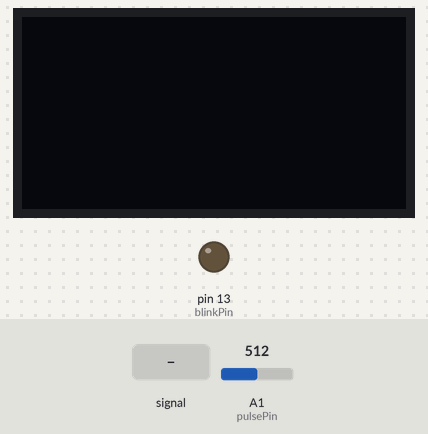
Simulated run of this sketch. Board: Arduino Uno, built with avr-gcc and run on an emulated ATmega328P. Parts: 128×64 one-colour display, output pins drawn as LEDs (lit = HIGH). The inputs (shaded band) are chosen by the test bench; at power-on: A1 (pulsePin) = 512.

Above: at 1.4 s.
1.5 s: A1 (pulsePin) fed a 2 Hz sine of ±306 counts around its level
At 2.92 s:
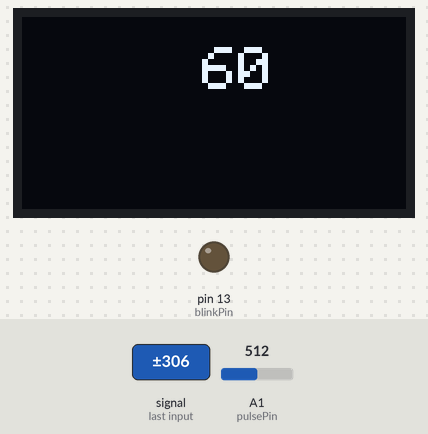
4.2 s: A1 (pulsePin) fed a 200 Hz sine of ±81 counts around its level
At 4.97 s:
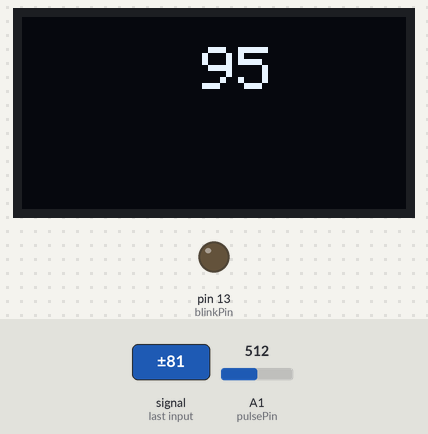
5.8 s: A1 (pulsePin) set to 522
At 6.8 s:
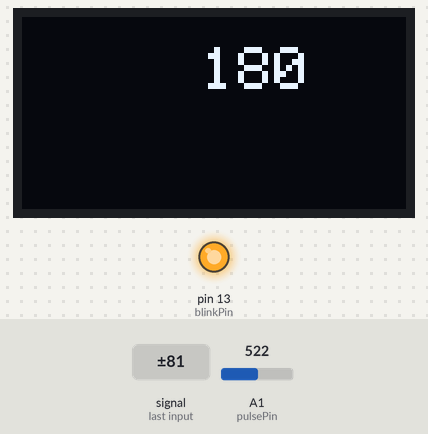
Timing chart, 0 to 8.8 s (numbered marks = the images above; inputs shaded):
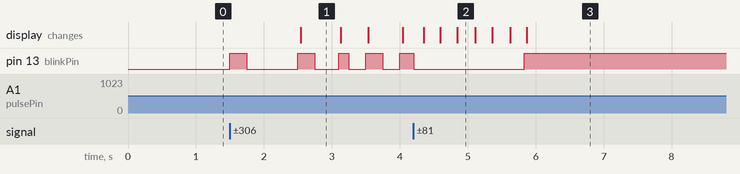

The sketch:

ArduinoUno_PulseSensor_SerialCom.ino
```cpp
//LATEST SUCCESSSFULL
//  Degiskenler

/* OLED */
#include <SPI.h>
#include <Wire.h>
#include <Adafruit_GFX.h>
#include <Adafruit_SSD1306.h>

#define OLED_RESET 4
Adafruit_SSD1306 display(OLED_RESET);
/* OLED*/

int pulsePin = 1;                 // Pulse Sensor sinyal baglanti yeri : A0
int blinkPin = 13;                // Kalp atislarini gosteren blink LED

// Buradaki degiskenler Volatile cunku Interrupt fonksiyonunda kullanilmaktadirlar
volatile int BPM;                   // Dakikada Kalp Atisini gormek icin degisken
volatile int Signal;                // Sensorden okunan analog deger
volatile int IBI = 600;             // Iki kalp atisi arasini olcmek icin gerekli degisken
volatile boolean Pulse = false;     // kalp atisinin oldugu veya olmadigi durumlari gosteren degisken
volatile boolean QS = false;        // kalp atisinin oldugu veya olmadigi durumlari gosteren degisken


unsigned short int counter=0;       // Ortalama kalp atisi bulmak icin
unsigned short int X =0;            // Ortalama BPM toplamini ifade eder
volatile unsigned short int kn = 0;      // kontrol degiskenimiz, Serial iletisimde gorsel aciklama icin


void setup(){

  pinMode(blinkPin,OUTPUT);         // Kalp atisini gosteren portu cikis olarak ata

//  digitalWrite(heartAttack, LOW);
//Serial.begin(115200);             // Serial baglanti hizi
  interruptSetup();                 // Interrupt alt fonksiyonunu set eder

 analogReference(DEFAULT);   // A-REF pinini sensoru besleyen kaynaga baglamak sureti ile kullanilan harici Kuantalama mekanizmasi
  // Biz arduino uzerindeki kaynaktan (5V) sensoru besledigimiz icin yukaridaki satiri comment halinde birakiyoruz.

 display.begin(SSD1306_SWITCHCAPVCC, 0x3C);  // initialize with the I2C addr 0x3D (for the 128x64)
  // init done
  display.clearDisplay();
  display.display();
  delay(200);
}

void loop(){

 // sendDataToProcessing('S', Signal);     // Burada okunan analog degerin kuantalanmasi ile (2^10) cikan sinyal degeridir

  if (QS == true)
  {                       // Burada eger interrupt fonksiyonumuz bir kalp atisi hissederse if statement'a girilecektir
        sendDataToProcessing('B',BPM);   // Burada BPM gorulecektir
        QS = false;                      // if statement surekli olarak dongude kalmamasi icin QS degeri degistirildi
   }
  delay(20);                             //  cihazi beklemeye al (20 ms)
}


void sendDataToProcessing(char symbol, int data ){
 if(BPM>=40)
 {
  /*  Serial.print("BPM:");                // symbol prefix tells Processing what type of data is coming  "BPM:"
    Serial.println(BPM);  */              // the data to send culminating in a carriage return "X"
    display.clearDisplay();
    display.setTextSize(2);
    display.setTextColor(WHITE);
    display.setCursor(60, 10);
    display.print(BPM);
    display.display();
 }
}
```

Interrupt.ino
```cpp
volatile int rate[10];                    // used to hold last ten IBI values
volatile unsigned long sampleCounter = 0;          // used to determine pulse timingwssz
volatile unsigned long lastBeatTime = 0;           // used to find the inter beat interval
volatile int thresh = 512;                // used to find instant moment of heart beat
volatile int amp = 100;                   // used to hold amplitude of pulse waveform
volatile boolean firstBeat = true;        // used to seed rate array so we startup with reasonable BPM
volatile boolean secondBeat = true;       // used to seed rate array so we startup with reasonable BPM


void interruptSetup(){
  // Initializes Timer2 to throw an interrupt every 2mS.
  TCCR2A = 0x02;     // DISABLE PWM ON DIGITAL PINS 3 AND 11, AND GO INTO CTC MODE
  TCCR2B = 0x06;     // DON'T FORCE COMPARE, 256 PRESCALER
  OCR2A = 0X7C;      // SET THE TOP OF THE COUNT TO 124 FOR 500Hz SAMPLE RATE
  TIMSK2 = 0x02;     // ENABLE INTERRUPT ON MATCH BETWEEN TIMER2 AND OCR2A
  sei();             // MAKE SURE GLOBAL INTERRUPTS ARE ENABLED
}


// THIS IS THE TIMER 2 INTERRUPT SERVICE ROUTINE.
// Timer 2 makes sure that we take a reading every 2 miliseconds
ISR(TIMER2_COMPA_vect){                         // triggered when Timer2 counts to 124
    cli();                                      // disable interrupts while we do this
    Signal = analogRead(pulsePin);              // read the Pulse Sensor
    sampleCounter += 2;                         // keep track of the time in mS with this variable
    int N = sampleCounter - lastBeatTime;       // monitor the time since the last beat to avoid noise


  //  NOW IT'S TIME TO LOOK FOR THE HEART BEAT
  // signal surges up in value every time there is a pulse
if (N > 250){                                   // avoid high frequency noise
  if ( (Signal > thresh) && (Pulse == false) && (N > (IBI/5)*3) ){
    Pulse = true;                               // set the Pulse flag when we think there is a pulse
    digitalWrite(blinkPin,HIGH);                // turn on pin 13 LED
    IBI = sampleCounter - lastBeatTime;         // measure time between beats in mS
    lastBeatTime = sampleCounter;               // keep track of time for next pulse

         if(firstBeat){                         // if it's the first time we found a beat, if firstBeat == TRUE
             firstBeat = false;                 // clear firstBeat flag
             return;                            // IBI value is unreliable so discard it
            }
         if(secondBeat){                        // if this is the second beat, if secondBeat == TRUE
            secondBeat = false;                 // clear secondBeat flag
               for(int i=0; i<=9; i++){         // seed the running total to get a realisitic BPM at startup
                    rate[i] = IBI;
                    }
            }

    // keep a running total of the last 10 IBI values
    word runningTotal = 0;                   // clear the runningTotal variable

    for(int i=0; i<=8; i++){                // shift data in the rate array
          rate[i] = rate[i+1];              // and drop the oldest IBI value
          runningTotal += rate[i];          // add up the 9 oldest IBI values
        }

    rate[9] = IBI;                          // add the latest IBI to the rate array
    runningTotal += rate[9];                // add the latest IBI to runningTotal
    runningTotal /= 10;                     // average the last 10 IBI values
    BPM = 60000/runningTotal;               // how many beats can fit into a minute? that's BPM!
    QS = true;                              // set Quantified Self flag

    // QS FLAG IS NOT CLEARED INSIDE THIS ISR
    }
}

  if (Signal < thresh && Pulse == true){     // when the values are going down, the beat is over
      digitalWrite(blinkPin,LOW);            // turn off pin 13 LED
      Pulse = false;                         // reset the Pulse flag so we can do it again
     }

  if (N > 2500){                             // if 2.5 seconds go by without a beat
      thresh = 512;                          // set thresh default
      lastBeatTime = sampleCounter;          // bring the lastBeatTime up to date
      firstBeat = true;                      // set these to avoid noise
      secondBeat = true;                     // when we get the heartbeat back
      Serial.println("Please insert your finger to begin");
      kn =1;
     }

  sei();                                     // enable interrupts when youre done!
}// end isr
```

Measured:
- the behaviour switches between 512 and 513 on A1 (pulsePin) (found by bisection; images 2 and 3)
- after the input at 1.5 s, pin 13 (blinkPin): LOW → HIGH at once, → LOW 0.25 s later, → HIGH 0.75 s later, → LOW 0.25 s later, … (9 changes in this stretch); the display: changes after 1.0 s (image 1)
- after the input at 5.8 s, pin 13 (blinkPin): LOW → HIGH at once
- what the display in image 1 shows lasts 0.6 s, from 2.5 s to 3.1 s
